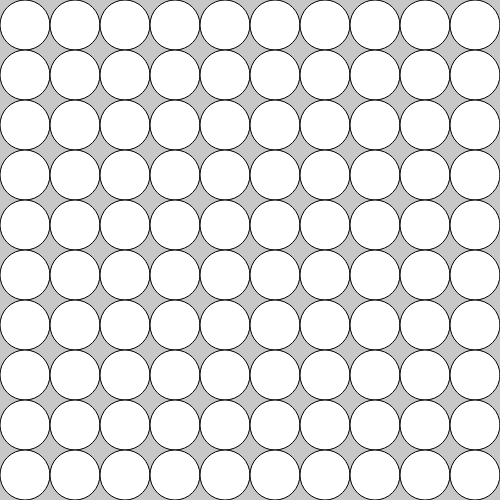
Frame 1 (no input)
Frame 60 (no input): identical to frame 1, image omitted
Frame 120 (the mouse pressed at the canvas centre since frame 60): identical to frame 1, image omitted

The p5.js sketch that drew this single still picture (run headless with seeded random() and noise() and a simulated clock; from frame 60 on, the mouse is pressed at the canvas centre):

// p5.js sketch
// ── sketch.js
function setup() {
  createCanvas(500, 500);
  background(200);
  
  for (i = 0; i < 10; i++) {
    for (j = 0; j < 10; j++) {
      ellipse(i * 50 + 25, j * 50 + 25, 50, 50);
    }
  }
}

function draw() {

}
